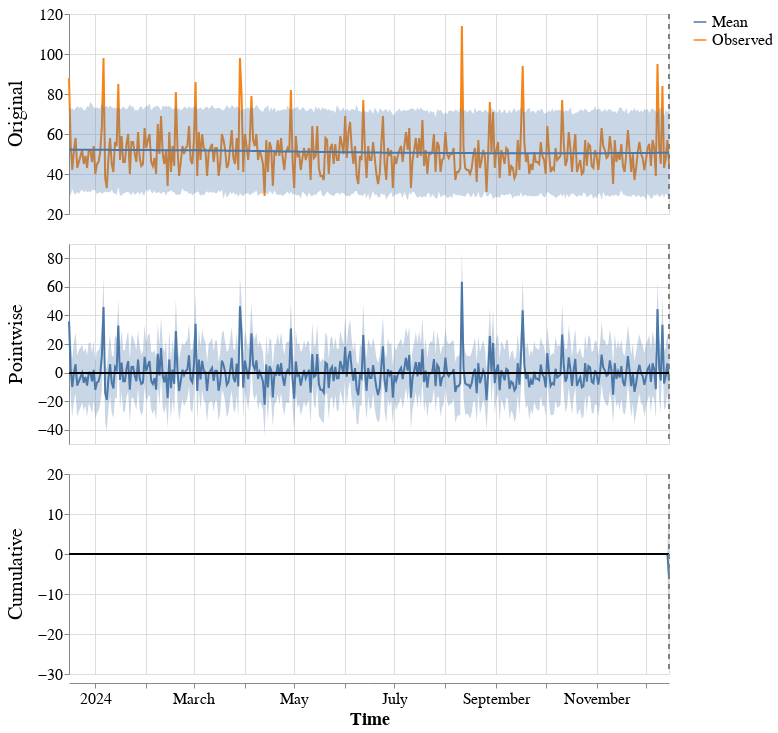

The cell this chart's notebook holds for it:
### Code cell
ci.plot(impact)

### Figure 1 — Vega-Lite specification as saved in the notebook (floating-point values rounded to 4 significant figures; data arrays with more than 128 entries replaced by an {"elided": "..."} marker saying what was removed)
{"config": {"view": {"continuousWidth": 300, "continuousHeight": 300}, "axis": {"labelFontSize": 16, "titleFontSize": 18}, "background": "white", "header": {"labelFontSize": 20}}, "data": {"name": "data-a33af58be678185afe01585ea2cb3c94"}, "facet": {"row": {"field": "scale_pretty", "sort": ["Original", "Pointwise", "Cumulative"], "title": "", "type": "nominal"}}, "spec": {"layer": [{"mark": {"type": "line"}, "encoding": {"color": {"field": "stat_pretty", "legend": {"labelFontSize": 16, "symbolSize": 160, "title": ""}, "type": "nominal"}, "x": {"field": "time", "title": "Time", "type": "temporal"}, "y": {"field": "value", "scale": {"zero": false}, "title": "", "type": "quantitative"}}}, {"mark": {"type": "area", "opacity": 0.3}, "encoding": {"x": {"field": "time", "title": "Time", "type": "temporal"}, "y": {"field": "upper", "type": "quantitative"}, "y2": {"field": "lower"}}}, {"mark": {"type": "rule"}, "encoding": {"y": {"field": "zero", "type": "quantitative"}}}, {"mark": {"type": "rule", "strokeDash": [5, 5]}, "encoding": {"color": {"value": "grey"}, "x": {"field": "post_period_start", "type": "temporal"}}}], "height": 200, "width": 600}, "resolve": {"scale": {"y": "independent"}}, "$schema": "https://vega.github.io/schema/vega-lite/v5.20.1.json", "datasets": {"data-a33af58be678185afe01585ea2cb3c94": {"elided": "1464 records"}}}
